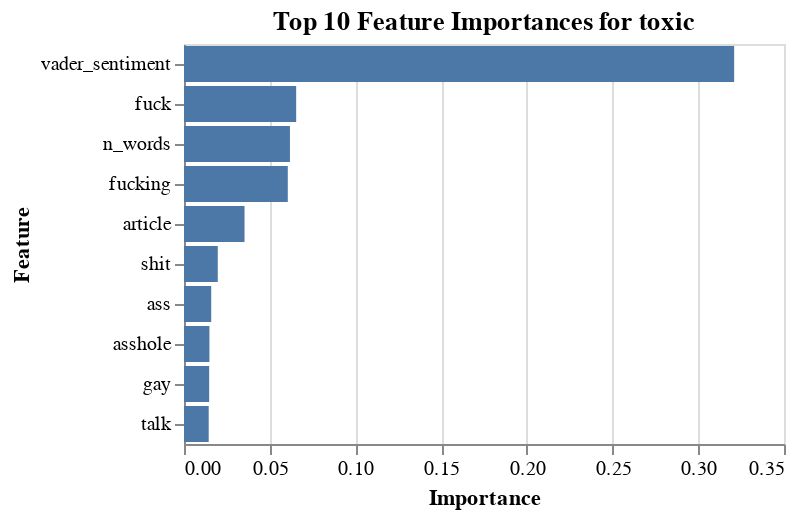
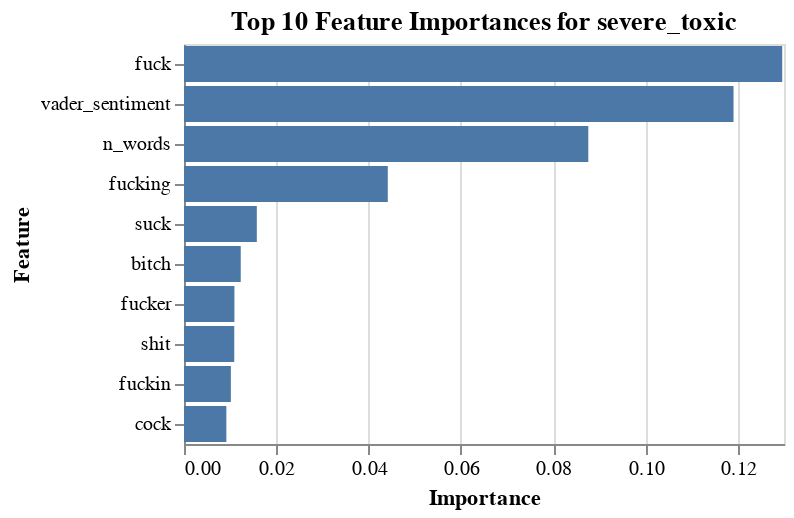
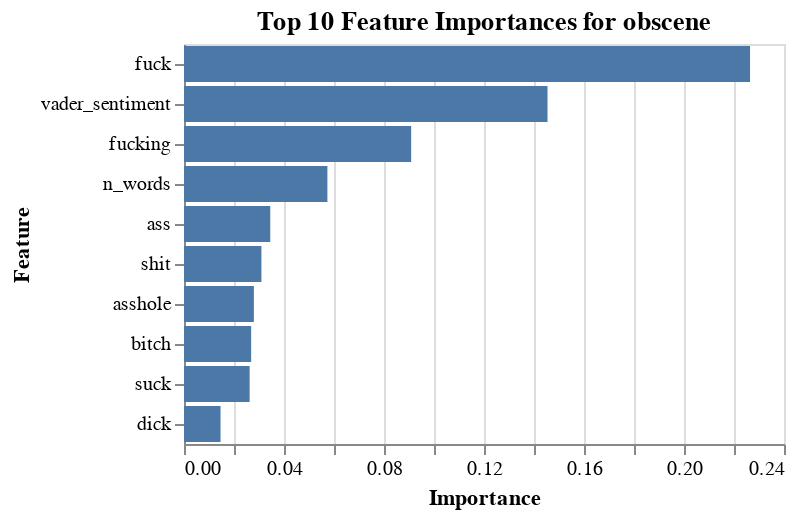
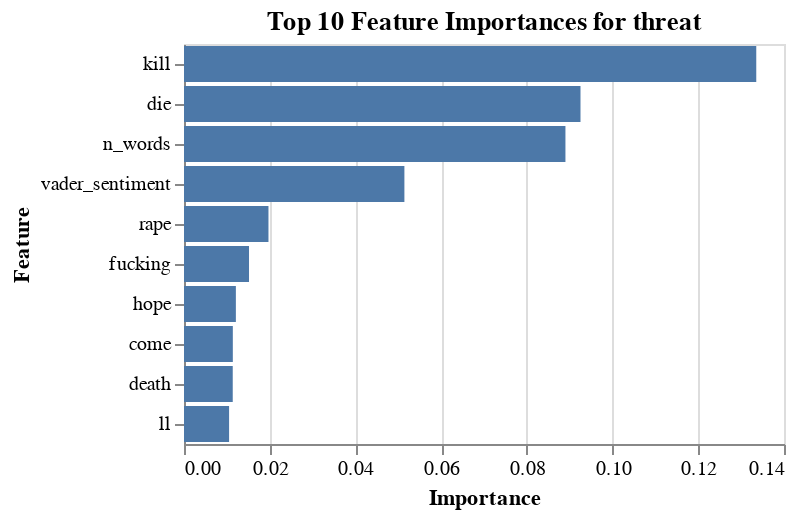

The notebook cell saved with these charts, in order:
### Code cell
# Loop over each class
for class_name in y.columns.unique():
    # Filter the DataFrame for the current class
    class_importances = all_importances[all_importances['Class'] == class_name]

    # Plot the feature importances with Altair
    chart = alt.Chart(class_importances).mark_bar().encode(
        x='Importance:Q',
        y=alt.Y('Feature:N', sort='-x'),
        tooltip=['Feature', 'Importance', 'Class']
    ).transform_filter(
    alt.datum.Rank <= 10  # Filter to include only the top 10 features
    ).properties(
        title=f'Top 10 Feature Importances for {class_name}'
    )

    # Display the chart
    chart.display()

### Figure 1 — Vega-Lite specification as saved in the notebook (floating-point values rounded to 4 significant figures; data arrays with more than 128 entries replaced by an {"elided": "..."} marker saying what was removed)
{"config": {"view": {"continuousWidth": 300, "continuousHeight": 300}}, "data": {"name": "data-1f54fe1d152c6d9c9bc91f5a94cdc8d9"}, "mark": {"type": "bar"}, "encoding": {"tooltip": [{"field": "Feature", "type": "nominal"}, {"field": "Importance", "type": "quantitative"}, {"field": "Class", "type": "nominal"}], "x": {"field": "Importance", "type": "quantitative"}, "y": {"field": "Feature", "sort": "-x", "type": "nominal"}}, "title": "Top 10 Feature Importances for toxic", "transform": [{"filter": "(datum.Rank <= 10)"}], "$schema": "https://vega.github.io/schema/vega-lite/v5.15.1.json", "datasets": {"data-1f54fe1d152c6d9c9bc91f5a94cdc8d9": {"elided": "802 records"}}}

### Figure 2 — Vega-Lite specification as saved in the notebook (floating-point values rounded to 4 significant figures; data arrays with more than 128 entries replaced by an {"elided": "..."} marker saying what was removed)
{"config": {"view": {"continuousWidth": 300, "continuousHeight": 300}}, "data": {"name": "data-3be7e2fe0da617381307ac168d5b8721"}, "mark": {"type": "bar"}, "encoding": {"tooltip": [{"field": "Feature", "type": "nominal"}, {"field": "Importance", "type": "quantitative"}, {"field": "Class", "type": "nominal"}], "x": {"field": "Importance", "type": "quantitative"}, "y": {"field": "Feature", "sort": "-x", "type": "nominal"}}, "title": "Top 10 Feature Importances for severe_toxic", "transform": [{"filter": "(datum.Rank <= 10)"}], "$schema": "https://vega.github.io/schema/vega-lite/v5.15.1.json", "datasets": {"data-3be7e2fe0da617381307ac168d5b8721": {"elided": "802 records"}}}

### Figure 3 — Vega-Lite specification as saved in the notebook (floating-point values rounded to 4 significant figures; data arrays with more than 128 entries replaced by an {"elided": "..."} marker saying what was removed)
{"config": {"view": {"continuousWidth": 300, "continuousHeight": 300}}, "data": {"name": "data-fbb6db18d160694a4579641a83b922fa"}, "mark": {"type": "bar"}, "encoding": {"tooltip": [{"field": "Feature", "type": "nominal"}, {"field": "Importance", "type": "quantitative"}, {"field": "Class", "type": "nominal"}], "x": {"field": "Importance", "type": "quantitative"}, "y": {"field": "Feature", "sort": "-x", "type": "nominal"}}, "title": "Top 10 Feature Importances for obscene", "transform": [{"filter": "(datum.Rank <= 10)"}], "$schema": "https://vega.github.io/schema/vega-lite/v5.15.1.json", "datasets": {"data-fbb6db18d160694a4579641a83b922fa": {"elided": "802 records"}}}

### Figure 4 — Vega-Lite specification as saved in the notebook (floating-point values rounded to 4 significant figures; data arrays with more than 128 entries replaced by an {"elided": "..."} marker saying what was removed)
{"config": {"view": {"continuousWidth": 300, "continuousHeight": 300}}, "data": {"name": "data-fe54e2d89e97c641d3ae02256c905efb"}, "mark": {"type": "bar"}, "encoding": {"tooltip": [{"field": "Feature", "type": "nominal"}, {"field": "Importance", "type": "quantitative"}, {"field": "Class", "type": "nominal"}], "x": {"field": "Importance", "type": "quantitative"}, "y": {"field": "Feature", "sort": "-x", "type": "nominal"}}, "title": "Top 10 Feature Importances for threat", "transform": [{"filter": "(datum.Rank <= 10)"}], "$schema": "https://vega.github.io/schema/vega-lite/v5.15.1.json", "datasets": {"data-fe54e2d89e97c641d3ae02256c905efb": {"elided": "802 records"}}}
